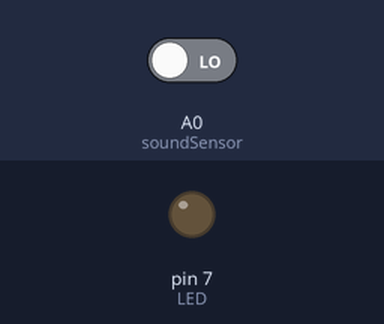
The sketch below on a simulated Arduino Uno, built with avr-gcc and run on an emulated ATmega328P. Shown: output pins drawn as LEDs (lit = HIGH). The inputs (shaded band) are chosen by the test bench; at power-on: A0 (soundSensor) LOW.

Above: at 1.2 s.
1.3 s: A0 (soundSensor) driven HIGH
At 1.7 s:
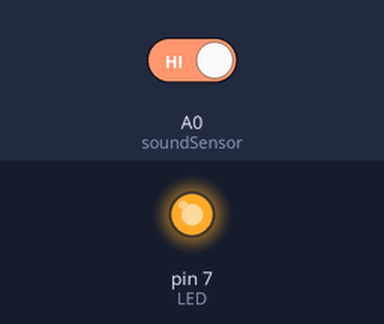
2.8 s: A0 (soundSensor) driven LOW
At 4.1 s:
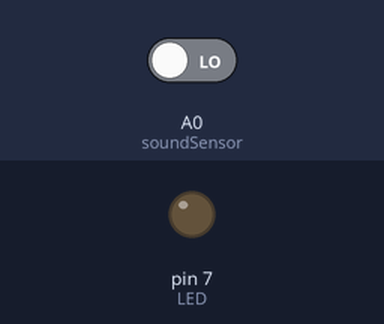
Timing chart, 0 to 5.8 s (numbered marks = the images above; inputs shaded):
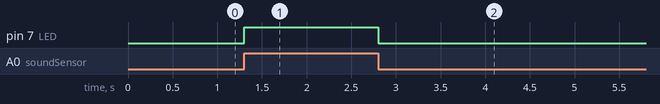

The sketch:

Soundreactive_LED.ino
```cpp
int soundSensor = A0;
int LED = 7;

void setup()
{
  pinMode(soundSensor,INPUT);
  pinMode(LED,OUTPUT);
}

void loop()
{
  int statusSensor = digitalRead (soundSensor);

  if (statusSensor == 1)
  {
    digitalWrite(LED,HIGH);
  }
  else
  {
    digitalWrite(LED,LOW);
  }
}
```

Measured:
- after the input at 1.3 s, pin 7 (LED): LOW → HIGH at once
- after the input at 2.8 s, pin 7 (LED): HIGH → LOW at once
